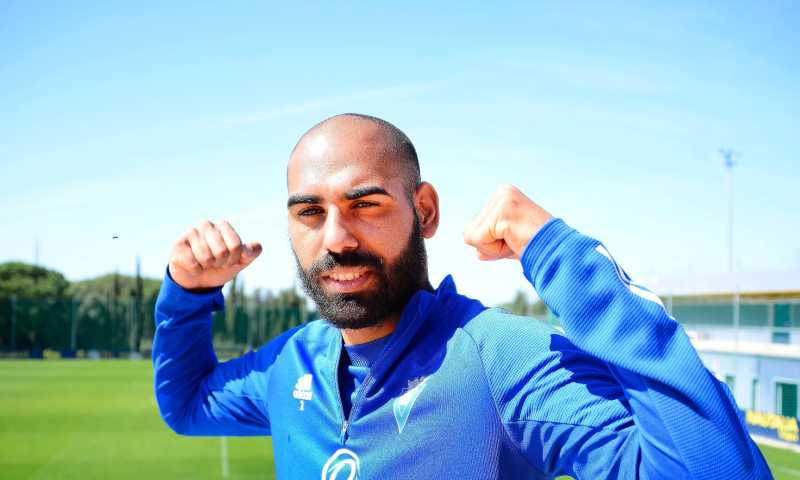
#> input picture images/fali.jpg, 1600 x 960 px (shown at 1/2 size)
$ python algorithm.py
#> lines starting #> are read from the running program, lines starting #| are printed output that depends on the picture
import numpy as np
import matplotlib.pyplot as plt
from PIL import Image
import pillow_avif
import pydicom as dcmread
from util.key_gen import generate_round_keys
from util.padding import insertar_datos_aleatorios, quitar_datos_aleatorios
from util.histo import mostrar_histogramas
from util.v1.cypher import encrypt_image, decrypt_image

#TODO: cambiar flujo: introducir texto, generar clave, cifrar, guardar imagen cifrada y luego introducir clave para descifrar

def read_dicom(path):

    data = dcmread.dcmread(path)
    image = data.pixel_array

    if image.max() > 255:
        print(f"El valor máximo es: {image.max()}")
        image = (image / image.max() * 255).astype(np.uint8)
    return image

if __name__ == "__main__":

    image = Image.open('./images/fali.jpg').convert('L')
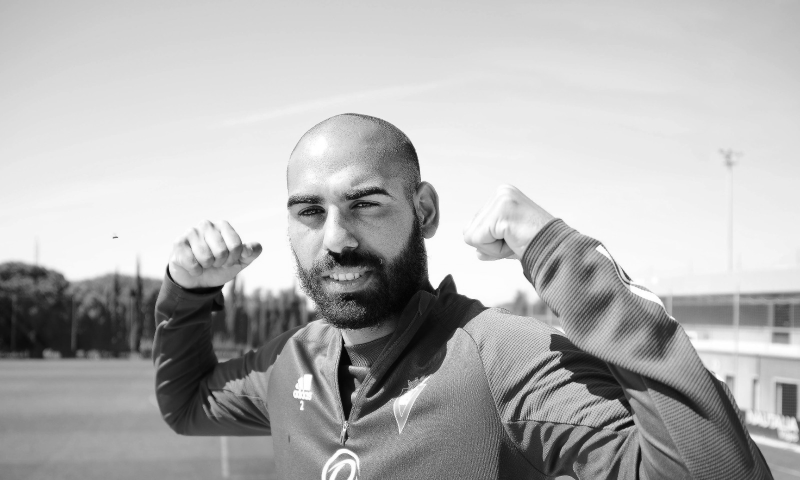
#> image: PIL image 1600x960 L (shown at 1/2 size); min 0, max 255, mean 177.6

    image = np.array(image)

    image = read_dicom('./images/I1000000')
#> (the run stopped early here; a loop or call above may not have finished)

$ run again, with images/nano.jpg copied over images/fali.jpg
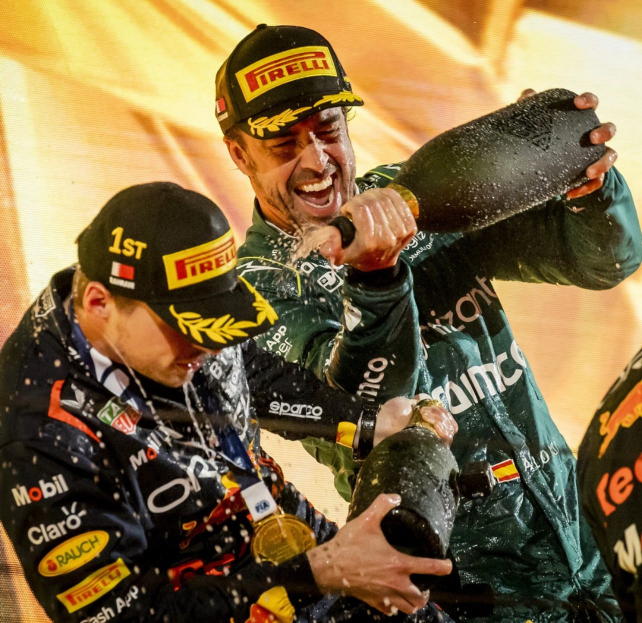
#> input picture images/nano.jpg, 1284 x 1246 px (shown at 1/2 size)
#> `image = Image.open('./images/fali.jpg').convert('L')`:
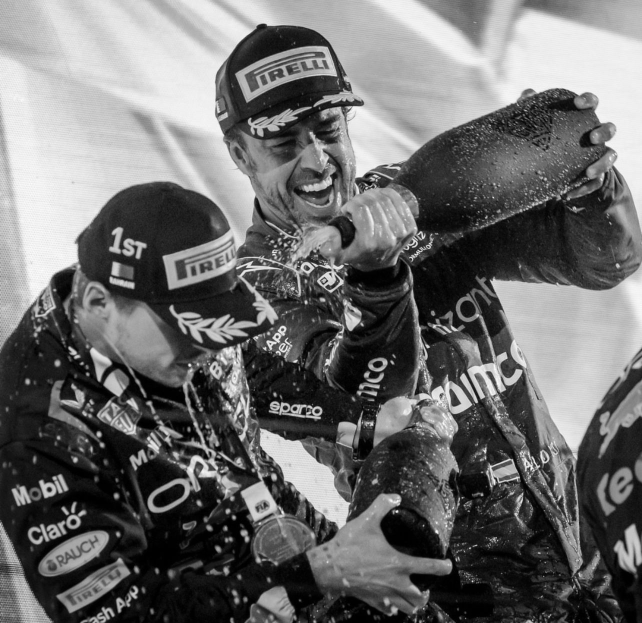
#> image: PIL image 1284x1246 L (shown at 1/2 size); min 0, max 255, mean 109.3
